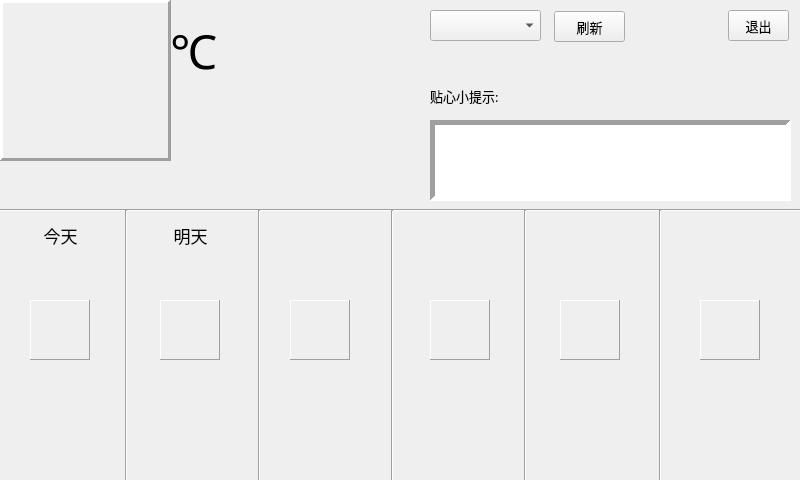
<?xml version="1.0" encoding="UTF-8"?>
<ui version="4.0">
 <class>Widget</class>
 <widget class="QWidget" name="Widget">
  <property name="enabled">
   <bool>true</bool>
  </property>
  <property name="geometry">
   <rect>
    <x>0</x>
    <y>0</y>
    <width>800</width>
    <height>480</height>
   </rect>
  </property>
  <property name="font">
   <font>
    <family>Suruma</family>
    <pointsize>10</pointsize>
   </font>
  </property>
  <property name="windowTitle">
   <string>Widget</string>
  </property>
  <widget class="QLabel" name="label_2">
   <property name="geometry">
    <rect>
     <x>170</x>
     <y>10</y>
     <width>81</width>
     <height>81</height>
    </rect>
   </property>
   <property name="font">
    <font>
     <family>Droid Sans Fallback</family>
     <pointsize>35</pointsize>
    </font>
   </property>
   <property name="text">
    <string>℃</string>
   </property>
  </widget>
  <widget class="QLabel" name="label_today_type">
   <property name="geometry">
    <rect>
     <x>240</x>
     <y>30</y>
     <width>181</width>
     <height>41</height>
    </rect>
   </property>
   <property name="font">
    <font>
     <family>Droid Sans Fallback</family>
     <pointsize>20</pointsize>
    </font>
   </property>
   <property name="text">
    <string/>
   </property>
  </widget>
  <widget class="QLabel" name="label_today_fxfl">
   <property name="geometry">
    <rect>
     <x>240</x>
     <y>70</y>
     <width>181</width>
     <height>41</height>
    </rect>
   </property>
   <property name="font">
    <font>
     <family>Droid Sans Fallback</family>
     <pointsize>20</pointsize>
    </font>
   </property>
   <property name="text">
    <string/>
   </property>
  </widget>
  <widget class="QLabel" name="label_today_low_higth">
   <property name="geometry">
    <rect>
     <x>240</x>
     <y>110</y>
     <width>201</width>
     <height>41</height>
    </rect>
   </property>
   <property name="font">
    <font>
     <family>Droid Sans Fallback</family>
     <pointsize>20</pointsize>
    </font>
   </property>
   <property name="text">
    <string/>
   </property>
  </widget>
  <widget class="QLabel" name="label_today_quality">
   <property name="geometry">
    <rect>
     <x>10</x>
     <y>160</y>
     <width>91</width>
     <height>41</height>
    </rect>
   </property>
   <property name="font">
    <font>
     <family>Droid Sans Fallback</family>
     <pointsize>20</pointsize>
    </font>
   </property>
   <property name="frameShape">
    <enum>QFrame::NoFrame</enum>
   </property>
   <property name="frameShadow">
    <enum>QFrame::Raised</enum>
   </property>
   <property name="lineWidth">
    <number>3</number>
   </property>
   <property name="text">
    <string/>
   </property>
  </widget>
  <widget class="QLabel" name="label_today_shidu">
   <property name="geometry">
    <rect>
     <x>100</x>
     <y>160</y>
     <width>91</width>
     <height>41</height>
    </rect>
   </property>
   <property name="font">
    <font>
     <family>Droid Sans Fallback</family>
     <pointsize>20</pointsize>
    </font>
   </property>
   <property name="frameShape">
    <enum>QFrame::NoFrame</enum>
   </property>
   <property name="frameShadow">
    <enum>QFrame::Raised</enum>
   </property>
   <property name="lineWidth">
    <number>3</number>
   </property>
   <property name="text">
    <string/>
   </property>
  </widget>
  <widget class="QLabel" name="label_today_wendu">
   <property name="geometry">
    <rect>
     <x>0</x>
     <y>0</y>
     <width>171</width>
     <height>161</height>
    </rect>
   </property>
   <property name="font">
    <font>
     <family>Droid Sans Fallback</family>
     <pointsize>84</pointsize>
    </font>
   </property>
   <property name="frameShape">
    <enum>QFrame::Panel</enum>
   </property>
   <property name="frameShadow">
    <enum>QFrame::Raised</enum>
   </property>
   <property name="lineWidth">
    <number>3</number>
   </property>
   <property name="text">
    <string/>
   </property>
   <property name="textFormat">
    <enum>Qt::AutoText</enum>
   </property>
   <property name="alignment">
    <set>Qt::AlignCenter</set>
   </property>
  </widget>
  <widget class="Line" name="line">
   <property name="geometry">
    <rect>
     <x>0</x>
     <y>200</y>
     <width>801</width>
     <height>20</height>
    </rect>
   </property>
   <property name="orientation">
    <enum>Qt::Horizontal</enum>
   </property>
  </widget>
  <widget class="Line" name="line_3">
   <property name="geometry">
    <rect>
     <x>116</x>
     <y>210</y>
     <width>21</width>
     <height>271</height>
    </rect>
   </property>
   <property name="orientation">
    <enum>Qt::Vertical</enum>
   </property>
  </widget>
  <widget class="Line" name="line_4">
   <property name="geometry">
    <rect>
     <x>249</x>
     <y>210</y>
     <width>21</width>
     <height>271</height>
    </rect>
   </property>
   <property name="orientation">
    <enum>Qt::Vertical</enum>
   </property>
  </widget>
  <widget class="Line" name="line_5">
   <property name="geometry">
    <rect>
     <x>382</x>
     <y>210</y>
     <width>21</width>
     <height>271</height>
    </rect>
   </property>
   <property name="orientation">
    <enum>Qt::Vertical</enum>
   </property>
  </widget>
  <widget class="Line" name="line_6">
   <property name="geometry">
    <rect>
     <x>515</x>
     <y>210</y>
     <width>21</width>
     <height>271</height>
    </rect>
   </property>
   <property name="orientation">
    <enum>Qt::Vertical</enum>
   </property>
  </widget>
  <widget class="QPushButton" name="pushButton_close">
   <property name="geometry">
    <rect>
     <x>728</x>
     <y>10</y>
     <width>61</width>
     <height>31</height>
    </rect>
   </property>
   <property name="text">
    <string>退出</string>
   </property>
  </widget>
  <widget class="QLabel" name="label_today">
   <property name="geometry">
    <rect>
     <x>-10</x>
     <y>220</y>
     <width>141</width>
     <height>31</height>
    </rect>
   </property>
   <property name="font">
    <font>
     <pointsize>13</pointsize>
    </font>
   </property>
   <property name="text">
    <string>今天</string>
   </property>
   <property name="alignment">
    <set>Qt::AlignCenter</set>
   </property>
  </widget>
  <widget class="QLabel" name="label_today_fxfl_2">
   <property name="geometry">
    <rect>
     <x>-10</x>
     <y>440</y>
     <width>141</width>
     <height>41</height>
    </rect>
   </property>
   <property name="font">
    <font>
     <family>Droid Sans Fallback</family>
     <pointsize>13</pointsize>
    </font>
   </property>
   <property name="text">
    <string/>
   </property>
   <property name="alignment">
    <set>Qt::AlignCenter</set>
   </property>
  </widget>
  <widget class="QLabel" name="label_today_ymd">
   <property name="geometry">
    <rect>
     <x>-10</x>
     <y>270</y>
     <width>141</width>
     <height>25</height>
    </rect>
   </property>
   <property name="font">
    <font>
     <pointsize>13</pointsize>
    </font>
   </property>
   <property name="text">
    <string/>
   </property>
   <property name="alignment">
    <set>Qt::AlignCenter</set>
   </property>
  </widget>
  <widget class="QLabel" name="label_today_type_2">
   <property name="geometry">
    <rect>
     <x>-10</x>
     <y>360</y>
     <width>141</width>
     <height>41</height>
    </rect>
   </property>
   <property name="font">
    <font>
     <family>Droid Sans Fallback</family>
     <pointsize>13</pointsize>
    </font>
   </property>
   <property name="text">
    <string/>
   </property>
   <property name="alignment">
    <set>Qt::AlignCenter</set>
   </property>
  </widget>
  <widget class="QLabel" name="label_today_low_higth_2">
   <property name="geometry">
    <rect>
     <x>-10</x>
     <y>400</y>
     <width>141</width>
     <height>41</height>
    </rect>
   </property>
   <property name="font">
    <font>
     <family>Droid Sans Fallback</family>
     <pointsize>13</pointsize>
    </font>
   </property>
   <property name="text">
    <string/>
   </property>
   <property name="alignment">
    <set>Qt::AlignCenter</set>
   </property>
  </widget>
  <widget class="QLabel" name="label_today_img">
   <property name="geometry">
    <rect>
     <x>30</x>
     <y>300</y>
     <width>60</width>
     <height>60</height>
    </rect>
   </property>
   <property name="font">
    <font>
     <pointsize>12</pointsize>
    </font>
   </property>
   <property name="frameShape">
    <enum>QFrame::Panel</enum>
   </property>
   <property name="frameShadow">
    <enum>QFrame::Raised</enum>
   </property>
   <property name="lineWidth">
    <number>1</number>
   </property>
   <property name="text">
    <string/>
   </property>
   <property name="alignment">
    <set>Qt::AlignCenter</set>
   </property>
  </widget>
  <widget class="QLabel" name="label_day1_fxfl">
   <property name="geometry">
    <rect>
     <x>120</x>
     <y>440</y>
     <width>141</width>
     <height>41</height>
    </rect>
   </property>
   <property name="font">
    <font>
     <family>Droid Sans Fallback</family>
     <pointsize>13</pointsize>
    </font>
   </property>
   <property name="text">
    <string/>
   </property>
   <property name="alignment">
    <set>Qt::AlignCenter</set>
   </property>
  </widget>
  <widget class="QLabel" name="label_day1">
   <property name="geometry">
    <rect>
     <x>120</x>
     <y>220</y>
     <width>141</width>
     <height>31</height>
    </rect>
   </property>
   <property name="font">
    <font>
     <pointsize>13</pointsize>
    </font>
   </property>
   <property name="text">
    <string>明天</string>
   </property>
   <property name="alignment">
    <set>Qt::AlignCenter</set>
   </property>
  </widget>
  <widget class="QLabel" name="label_day1_type">
   <property name="geometry">
    <rect>
     <x>120</x>
     <y>360</y>
     <width>141</width>
     <height>41</height>
    </rect>
   </property>
   <property name="font">
    <font>
     <family>Droid Sans Fallback</family>
     <pointsize>13</pointsize>
    </font>
   </property>
   <property name="text">
    <string/>
   </property>
   <property name="alignment">
    <set>Qt::AlignCenter</set>
   </property>
  </widget>
  <widget class="QLabel" name="label_day1_img">
   <property name="geometry">
    <rect>
     <x>160</x>
     <y>300</y>
     <width>60</width>
     <height>60</height>
    </rect>
   </property>
   <property name="font">
    <font>
     <pointsize>12</pointsize>
    </font>
   </property>
   <property name="frameShape">
    <enum>QFrame::Panel</enum>
   </property>
   <property name="frameShadow">
    <enum>QFrame::Raised</enum>
   </property>
   <property name="lineWidth">
    <number>1</number>
   </property>
   <property name="text">
    <string/>
   </property>
   <property name="alignment">
    <set>Qt::AlignCenter</set>
   </property>
  </widget>
  <widget class="QLabel" name="label_day1_ymd">
   <property name="geometry">
    <rect>
     <x>120</x>
     <y>270</y>
     <width>141</width>
     <height>25</height>
    </rect>
   </property>
   <property name="font">
    <font>
     <pointsize>13</pointsize>
    </font>
   </property>
   <property name="text">
    <string/>
   </property>
   <property name="alignment">
    <set>Qt::AlignCenter</set>
   </property>
  </widget>
  <widget class="QLabel" name="label_day1_low_higth">
   <property name="geometry">
    <rect>
     <x>120</x>
     <y>400</y>
     <width>141</width>
     <height>41</height>
    </rect>
   </property>
   <property name="font">
    <font>
     <family>Droid Sans Fallback</family>
     <pointsize>13</pointsize>
    </font>
   </property>
   <property name="text">
    <string/>
   </property>
   <property name="alignment">
    <set>Qt::AlignCenter</set>
   </property>
  </widget>
  <widget class="QLabel" name="label_day2_type">
   <property name="geometry">
    <rect>
     <x>250</x>
     <y>360</y>
     <width>141</width>
     <height>41</height>
    </rect>
   </property>
   <property name="font">
    <font>
     <family>Droid Sans Fallback</family>
     <pointsize>13</pointsize>
    </font>
   </property>
   <property name="text">
    <string/>
   </property>
   <property name="alignment">
    <set>Qt::AlignCenter</set>
   </property>
  </widget>
  <widget class="QLabel" name="label_day2_img">
   <property name="geometry">
    <rect>
     <x>290</x>
     <y>300</y>
     <width>60</width>
     <height>60</height>
    </rect>
   </property>
   <property name="font">
    <font>
     <pointsize>12</pointsize>
    </font>
   </property>
   <property name="frameShape">
    <enum>QFrame::Panel</enum>
   </property>
   <property name="frameShadow">
    <enum>QFrame::Raised</enum>
   </property>
   <property name="lineWidth">
    <number>1</number>
   </property>
   <property name="text">
    <string/>
   </property>
   <property name="alignment">
    <set>Qt::AlignCenter</set>
   </property>
  </widget>
  <widget class="QLabel" name="label_day2_low_higth">
   <property name="geometry">
    <rect>
     <x>250</x>
     <y>400</y>
     <width>141</width>
     <height>41</height>
    </rect>
   </property>
   <property name="font">
    <font>
     <family>Droid Sans Fallback</family>
     <pointsize>13</pointsize>
    </font>
   </property>
   <property name="text">
    <string/>
   </property>
   <property name="alignment">
    <set>Qt::AlignCenter</set>
   </property>
  </widget>
  <widget class="QLabel" name="label_day2">
   <property name="geometry">
    <rect>
     <x>250</x>
     <y>220</y>
     <width>141</width>
     <height>31</height>
    </rect>
   </property>
   <property name="font">
    <font>
     <pointsize>13</pointsize>
    </font>
   </property>
   <property name="text">
    <string/>
   </property>
   <property name="alignment">
    <set>Qt::AlignCenter</set>
   </property>
  </widget>
  <widget class="QLabel" name="label_day2_fxfl">
   <property name="geometry">
    <rect>
     <x>250</x>
     <y>440</y>
     <width>141</width>
     <height>41</height>
    </rect>
   </property>
   <property name="font">
    <font>
     <family>Droid Sans Fallback</family>
     <pointsize>13</pointsize>
    </font>
   </property>
   <property name="text">
    <string/>
   </property>
   <property name="alignment">
    <set>Qt::AlignCenter</set>
   </property>
  </widget>
  <widget class="QLabel" name="label_day2_ymd">
   <property name="geometry">
    <rect>
     <x>250</x>
     <y>270</y>
     <width>141</width>
     <height>25</height>
    </rect>
   </property>
   <property name="font">
    <font>
     <pointsize>13</pointsize>
    </font>
   </property>
   <property name="text">
    <string/>
   </property>
   <property name="alignment">
    <set>Qt::AlignCenter</set>
   </property>
  </widget>
  <widget class="QLabel" name="label_day3_type">
   <property name="geometry">
    <rect>
     <x>390</x>
     <y>360</y>
     <width>141</width>
     <height>41</height>
    </rect>
   </property>
   <property name="font">
    <font>
     <family>Droid Sans Fallback</family>
     <pointsize>13</pointsize>
    </font>
   </property>
   <property name="text">
    <string/>
   </property>
   <property name="alignment">
    <set>Qt::AlignCenter</set>
   </property>
  </widget>
  <widget class="QLabel" name="label_day3_img">
   <property name="geometry">
    <rect>
     <x>430</x>
     <y>300</y>
     <width>60</width>
     <height>60</height>
    </rect>
   </property>
   <property name="font">
    <font>
     <pointsize>12</pointsize>
    </font>
   </property>
   <property name="frameShape">
    <enum>QFrame::Panel</enum>
   </property>
   <property name="frameShadow">
    <enum>QFrame::Raised</enum>
   </property>
   <property name="lineWidth">
    <number>1</number>
   </property>
   <property name="text">
    <string/>
   </property>
   <property name="alignment">
    <set>Qt::AlignCenter</set>
   </property>
  </widget>
  <widget class="QLabel" name="label_day3_low_higth">
   <property name="geometry">
    <rect>
     <x>390</x>
     <y>400</y>
     <width>141</width>
     <height>41</height>
    </rect>
   </property>
   <property name="font">
    <font>
     <family>Droid Sans Fallback</family>
     <pointsize>13</pointsize>
    </font>
   </property>
   <property name="text">
    <string/>
   </property>
   <property name="alignment">
    <set>Qt::AlignCenter</set>
   </property>
  </widget>
  <widget class="QLabel" name="label_day3">
   <property name="geometry">
    <rect>
     <x>390</x>
     <y>220</y>
     <width>141</width>
     <height>31</height>
    </rect>
   </property>
   <property name="font">
    <font>
     <pointsize>13</pointsize>
    </font>
   </property>
   <property name="text">
    <string/>
   </property>
   <property name="alignment">
    <set>Qt::AlignCenter</set>
   </property>
  </widget>
  <widget class="QLabel" name="label_day3_fxfl">
   <property name="geometry">
    <rect>
     <x>390</x>
     <y>440</y>
     <width>141</width>
     <height>41</height>
    </rect>
   </property>
   <property name="font">
    <font>
     <family>Droid Sans Fallback</family>
     <pointsize>13</pointsize>
    </font>
   </property>
   <property name="text">
    <string/>
   </property>
   <property name="alignment">
    <set>Qt::AlignCenter</set>
   </property>
  </widget>
  <widget class="QLabel" name="label_day3_ymd">
   <property name="geometry">
    <rect>
     <x>390</x>
     <y>270</y>
     <width>141</width>
     <height>25</height>
    </rect>
   </property>
   <property name="font">
    <font>
     <pointsize>13</pointsize>
    </font>
   </property>
   <property name="text">
    <string/>
   </property>
   <property name="alignment">
    <set>Qt::AlignCenter</set>
   </property>
  </widget>
  <widget class="QLabel" name="label_day4_type">
   <property name="geometry">
    <rect>
     <x>520</x>
     <y>360</y>
     <width>141</width>
     <height>41</height>
    </rect>
   </property>
   <property name="font">
    <font>
     <family>Droid Sans Fallback</family>
     <pointsize>13</pointsize>
    </font>
   </property>
   <property name="text">
    <string/>
   </property>
   <property name="alignment">
    <set>Qt::AlignCenter</set>
   </property>
  </widget>
  <widget class="QLabel" name="label_day4_img">
   <property name="geometry">
    <rect>
     <x>560</x>
     <y>300</y>
     <width>60</width>
     <height>60</height>
    </rect>
   </property>
   <property name="font">
    <font>
     <pointsize>12</pointsize>
    </font>
   </property>
   <property name="frameShape">
    <enum>QFrame::Panel</enum>
   </property>
   <property name="frameShadow">
    <enum>QFrame::Raised</enum>
   </property>
   <property name="lineWidth">
    <number>1</number>
   </property>
   <property name="text">
    <string/>
   </property>
   <property name="alignment">
    <set>Qt::AlignCenter</set>
   </property>
  </widget>
  <widget class="QLabel" name="label_day4_low_higth">
   <property name="geometry">
    <rect>
     <x>520</x>
     <y>400</y>
     <width>141</width>
     <height>41</height>
    </rect>
   </property>
   <property name="font">
    <font>
     <family>Droid Sans Fallback</family>
     <pointsize>13</pointsize>
    </font>
   </property>
   <property name="text">
    <string/>
   </property>
   <property name="alignment">
    <set>Qt::AlignCenter</set>
   </property>
  </widget>
  <widget class="QLabel" name="label_day4">
   <property name="geometry">
    <rect>
     <x>520</x>
     <y>220</y>
     <width>141</width>
     <height>31</height>
    </rect>
   </property>
   <property name="font">
    <font>
     <pointsize>13</pointsize>
    </font>
   </property>
   <property name="text">
    <string/>
   </property>
   <property name="alignment">
    <set>Qt::AlignCenter</set>
   </property>
  </widget>
  <widget class="QLabel" name="label_day4_fxfl">
   <property name="geometry">
    <rect>
     <x>520</x>
     <y>440</y>
     <width>141</width>
     <height>41</height>
    </rect>
   </property>
   <property name="font">
    <font>
     <family>Droid Sans Fallback</family>
     <pointsize>13</pointsize>
    </font>
   </property>
   <property name="text">
    <string/>
   </property>
   <property name="alignment">
    <set>Qt::AlignCenter</set>
   </property>
  </widget>
  <widget class="QLabel" name="label_day4_ymd">
   <property name="geometry">
    <rect>
     <x>520</x>
     <y>270</y>
     <width>141</width>
     <height>25</height>
    </rect>
   </property>
   <property name="font">
    <font>
     <pointsize>13</pointsize>
    </font>
   </property>
   <property name="text">
    <string/>
   </property>
   <property name="alignment">
    <set>Qt::AlignCenter</set>
   </property>
  </widget>
  <widget class="QPushButton" name="pushButton_query">
   <property name="geometry">
    <rect>
     <x>554</x>
     <y>11</y>
     <width>71</width>
     <height>31</height>
    </rect>
   </property>
   <property name="text">
    <string>刷新</string>
   </property>
  </widget>
  <widget class="QLabel" name="label_today_quality_aqi">
   <property name="geometry">
    <rect>
     <x>220</x>
     <y>160</y>
     <width>91</width>
     <height>41</height>
    </rect>
   </property>
   <property name="font">
    <font>
     <family>Droid Sans Fallback</family>
     <pointsize>20</pointsize>
    </font>
   </property>
   <property name="lineWidth">
    <number>3</number>
   </property>
   <property name="text">
    <string/>
   </property>
  </widget>
  <widget class="QLabel" name="label_day5_type">
   <property name="geometry">
    <rect>
     <x>660</x>
     <y>360</y>
     <width>141</width>
     <height>41</height>
    </rect>
   </property>
   <property name="font">
    <font>
     <family>Droid Sans Fallback</family>
     <pointsize>13</pointsize>
    </font>
   </property>
   <property name="text">
    <string/>
   </property>
   <property name="alignment">
    <set>Qt::AlignCenter</set>
   </property>
  </widget>
  <widget class="Line" name="line_2">
   <property name="geometry">
    <rect>
     <x>650</x>
     <y>210</y>
     <width>21</width>
     <height>271</height>
    </rect>
   </property>
   <property name="orientation">
    <enum>Qt::Vertical</enum>
   </property>
  </widget>
  <widget class="QLabel" name="label_day5_fxfl">
   <property name="geometry">
    <rect>
     <x>660</x>
     <y>440</y>
     <width>141</width>
     <height>41</height>
    </rect>
   </property>
   <property name="font">
    <font>
     <family>Droid Sans Fallback</family>
     <pointsize>13</pointsize>
    </font>
   </property>
   <property name="text">
    <string/>
   </property>
   <property name="alignment">
    <set>Qt::AlignCenter</set>
   </property>
  </widget>
  <widget class="QLabel" name="label_day5_low_higth">
   <property name="geometry">
    <rect>
     <x>660</x>
     <y>400</y>
     <width>141</width>
     <height>41</height>
    </rect>
   </property>
   <property name="font">
    <font>
     <family>Droid Sans Fallback</family>
     <pointsize>13</pointsize>
    </font>
   </property>
   <property name="text">
    <string/>
   </property>
   <property name="alignment">
    <set>Qt::AlignCenter</set>
   </property>
  </widget>
  <widget class="QLabel" name="label_day5_img">
   <property name="geometry">
    <rect>
     <x>700</x>
     <y>300</y>
     <width>60</width>
     <height>60</height>
    </rect>
   </property>
   <property name="font">
    <font>
     <pointsize>12</pointsize>
    </font>
   </property>
   <property name="frameShape">
    <enum>QFrame::Panel</enum>
   </property>
   <property name="frameShadow">
    <enum>QFrame::Raised</enum>
   </property>
   <property name="lineWidth">
    <number>1</number>
   </property>
   <property name="text">
    <string/>
   </property>
   <property name="alignment">
    <set>Qt::AlignCenter</set>
   </property>
  </widget>
  <widget class="QLabel" name="label_day5_ymd">
   <property name="geometry">
    <rect>
     <x>660</x>
     <y>270</y>
     <width>141</width>
     <height>25</height>
    </rect>
   </property>
   <property name="font">
    <font>
     <pointsize>13</pointsize>
    </font>
   </property>
   <property name="text">
    <string/>
   </property>
   <property name="alignment">
    <set>Qt::AlignCenter</set>
   </property>
  </widget>
  <widget class="QLabel" name="label_day5">
   <property name="geometry">
    <rect>
     <x>660</x>
     <y>220</y>
     <width>141</width>
     <height>31</height>
    </rect>
   </property>
   <property name="font">
    <font>
     <pointsize>13</pointsize>
    </font>
   </property>
   <property name="text">
    <string/>
   </property>
   <property name="alignment">
    <set>Qt::AlignCenter</set>
   </property>
  </widget>
  <widget class="QPlainTextEdit" name="plainTextEdit">
   <property name="geometry">
    <rect>
     <x>430</x>
     <y>120</y>
     <width>361</width>
     <height>81</height>
    </rect>
   </property>
   <property name="font">
    <font>
     <family>Suruma</family>
     <pointsize>11</pointsize>
    </font>
   </property>
   <property name="frameShape">
    <enum>QFrame::Panel</enum>
   </property>
   <property name="lineWidth">
    <number>5</number>
   </property>
   <property name="plainText">
    <string/>
   </property>
  </widget>
  <widget class="QLabel" name="label">
   <property name="geometry">
    <rect>
     <x>430</x>
     <y>80</y>
     <width>121</width>
     <height>31</height>
    </rect>
   </property>
   <property name="text">
    <string>贴心小提示:</string>
   </property>
  </widget>
  <widget class="QComboBox" name="comboBox_select_city">
   <property name="geometry">
    <rect>
     <x>430</x>
     <y>10</y>
     <width>111</width>
     <height>31</height>
    </rect>
   </property>
  </widget>
 </widget>
 <layoutdefault spacing="6" margin="11"/>
 <resources/>
 <connections>
  <connection>
   <sender>pushButton_close</sender>
   <signal>clicked()</signal>
   <receiver>Widget</receiver>
   <slot>close()</slot>
   <hints>
    <hint type="sourcelabel">
     <x>753</x>
     <y>21</y>
    </hint>
    <hint type="destinationlabel">
     <x>756</x>
     <y>47</y>
    </hint>
   </hints>
  </connection>
 </connections>
</ui>
